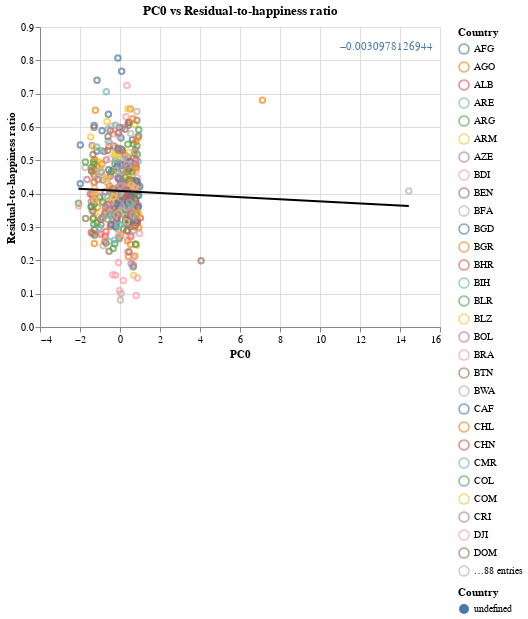

Notebook cell for this chart:
### Code cell
neg_urbanization_residual_ratio.visualize()

### Figure 1 — Vega-Lite specification as saved in the notebook (floating-point values rounded to 4 significant figures; data arrays with more than 128 entries replaced by an {"elided": "..."} marker saying what was removed)
{"config": {"view": {"continuousWidth": 400, "continuousHeight": 300}}, "layer": [{"mark": "point", "encoding": {"color": {"field": "Country", "type": "nominal"}, "tooltip": [{"field": "Country", "type": "nominal"}, {"field": "PC0", "type": "quantitative"}, {"field": "Residual-to-happiness ratio", "type": "quantitative"}], "x": {"field": "PC0", "type": "quantitative"}, "y": {"field": "Residual-to-happiness ratio", "type": "quantitative"}}, "selection": {"selector003": {"type": "interval", "bind": "scales", "encodings": ["x", "y"]}}, "title": "PC0 vs Residual-to-happiness ratio"}, {"mark": {"type": "line", "color": "black"}, "encoding": {"color": {"legend": null}, "tooltip": [{"field": "Country", "type": "nominal"}, {"field": "PC0", "type": "quantitative"}, {"field": "Residual-to-happiness ratio", "type": "quantitative"}], "x": {"field": "PC0", "type": "quantitative"}, "y": {"field": "Residual-to-happiness ratio", "type": "quantitative"}}, "title": "PC0 vs Residual-to-happiness ratio", "transform": [{"on": "PC0", "regression": "Residual-to-happiness ratio"}]}, {"mark": {"type": "text", "align": "left", "color": "black"}, "encoding": {"color": {"field": "Country", "type": "nominal"}, "text": {"field": "slope", "type": "quantitative"}, "tooltip": [{"field": "slope", "title": "Slope", "type": "quantitative"}, {"field": "intercept", "title": "Intercept", "type": "quantitative"}], "x": {"value": 300}, "y": {"value": 20}}, "title": "PC0 vs Residual-to-happiness ratio", "transform": [{"on": "PC0", "regression": "Residual-to-happiness ratio", "params": true}, {"calculate": "datum.coef[0]", "as": "intercept"}, {"calculate": "datum.coef[1]", "as": "slope"}]}], "data": {"name": "data-e02d03dbbefde6d95de3dec0341d7a2d"}, "resolve": {"scale": {"color": "independent"}}, "$schema": "https://vega.github.io/schema/vega-lite/v4.17.0.json", "datasets": {"data-e02d03dbbefde6d95de3dec0341d7a2d": {"elided": "457 records"}}}
